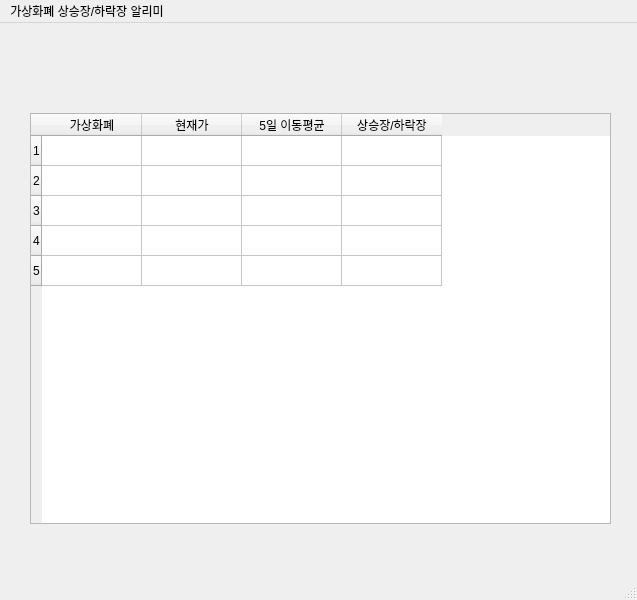
<?xml version="1.0" encoding="UTF-8"?>
<ui version="4.0">
 <class>MainWindow</class>
 <widget class="QMainWindow" name="MainWindow">
  <property name="geometry">
   <rect>
    <x>0</x>
    <y>0</y>
    <width>637</width>
    <height>600</height>
   </rect>
  </property>
  <property name="windowTitle">
   <string>MainWindow</string>
  </property>
  <widget class="QWidget" name="centralwidget">
   <widget class="QTableWidget" name="tableWidget">
    <property name="geometry">
     <rect>
      <x>30</x>
      <y>90</y>
      <width>581</width>
      <height>411</height>
     </rect>
    </property>
    <property name="rowCount">
     <number>5</number>
    </property>
    <row/>
    <row/>
    <row/>
    <row/>
    <row/>
    <column>
     <property name="text">
      <string>가상화폐</string>
     </property>
    </column>
    <column>
     <property name="text">
      <string>현재가</string>
     </property>
    </column>
    <column>
     <property name="text">
      <string>5일 이동평균</string>
     </property>
    </column>
    <column>
     <property name="text">
      <string>상승장/하락장</string>
     </property>
    </column>
   </widget>
  </widget>
  <widget class="QMenuBar" name="menubar">
   <property name="geometry">
    <rect>
     <x>0</x>
     <y>0</y>
     <width>637</width>
     <height>21</height>
    </rect>
   </property>
   <widget class="QMenu" name="menu">
    <property name="title">
     <string>가상화폐 상승장/하락장 알리미</string>
    </property>
   </widget>
   <addaction name="menu"/>
  </widget>
  <widget class="QStatusBar" name="statusbar"/>
 </widget>
 <resources/>
 <connections/>
</ui>
